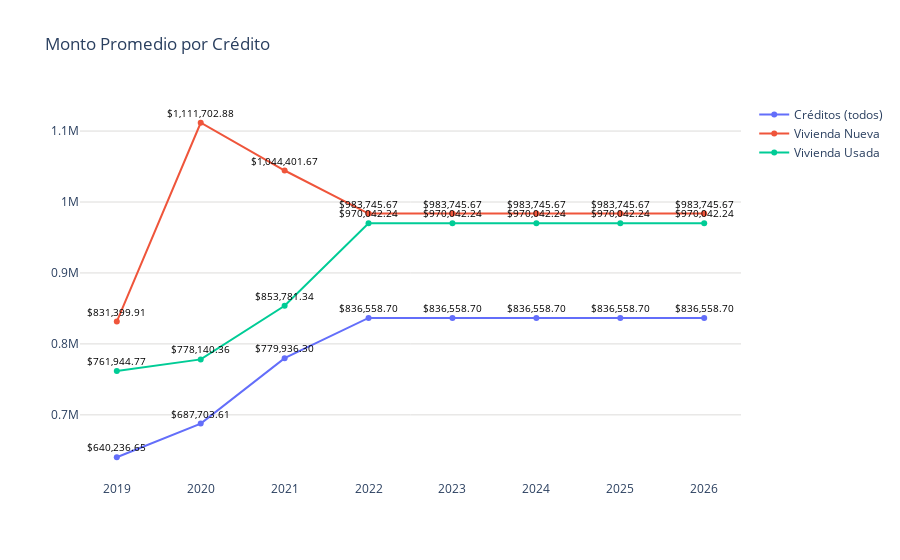

Write notebook code for a chart like this one.
### Code cell
import plotly.graph_objects as go
import os
import plotly.io as pio
import locale

# Configurar el locale para formatear los números como moneda
locale.setlocale(locale.LC_ALL, '')

# Datos
trimestres = nuevo_df_2['trimestres']
modalidades = nuevo_df_2['modalidades']
montos = nuevo_df_2['montos']

fig = go.Figure()

# Agregar líneas para cada modalidad
for modalidad in modalidades.unique():
    df_modalidad = nuevo_df_2[nuevo_df_2['modalidades'] == modalidad]
    fig.add_trace(go.Scatter(
        x=df_modalidad['trimestres'],
        y=df_modalidad['montos'],
        mode='markers+lines',
        name=modalidad
    ))

fig.update_layout(
    title='Monto Promedio por Crédito',
    yaxis=dict(gridcolor='#dddcda'),
    plot_bgcolor='rgba(0,0,0,0)',  # Color de fondo del gráfico
)

# Agregar etiquetas de texto a los puntos
for trace in fig.data:
    df_modalidad = nuevo_df_2[nuevo_df_2['modalidades'] == trace.name]
    for i, point in enumerate(trace.y):
        # Formatear el valor del monto como una cadena en formato de precio
        monto_formateado = locale.currency(df_modalidad.iloc[i]["montos"], grouping=True)
        fig.add_annotation(
            x=trace.x[i], 
            y=point, 
            text=f'{monto_formateado}', 
            showarrow=False,
            font=dict(color='black', size=10),
            yshift=10
        )


# Exportar gráfica como archivo HTML
def guardar_grafico_como_html(fig, nombre_archivo, carpeta='assets/graficas'):
    # Crear la carpeta si no existe
    if not os.path.exists(carpeta):
        os.makedirs(carpeta)
    # Guardar la gráfica como archivo HTML en la carpeta especificada
    pio.write_html(fig, os.path.join(carpeta, f'{nombre_archivo}.html'))

# Exportar
guardar_grafico_como_html(fig, 'g_scatt_forecast_creditgral_promedio_direct', carpeta='assets/graficas')
fig.show()

### Figure 1 — Plotly figure (JSON) as saved in the notebook; plotly's stock layout.template omitted (floating-point values rounded to 4 significant figures)
{"data": [{"mode": "markers+lines", "name": "Créditos (todos)", "type": "scatter", "x": [2019, 2020, 2021, 2022, 2023, 2024, 2025, 2026], "y": [640200.0, 687700.0, 779900.0, 836600.0, 836600.0, 836600.0, 836600.0, 836600.0]}, {"mode": "markers+lines", "name": "Vivienda Nueva", "type": "scatter", "x": [2019, 2020, 2021, 2022, 2023, 2024, 2025, 2026], "y": [831400.0, 1112000.0, 1044000.0, 983700.0, 983700.0, 983700.0, 983700.0, 983700.0]}, {"mode": "markers+lines", "name": "Vivienda Usada", "type": "scatter", "x": [2019, 2020, 2021, 2022, 2023, 2024, 2025, 2026], "y": [761900.0, 778100.0, 853800.0, 970000.0, 970000.0, 970000.0, 970000.0, 970000.0]}], "layout": {"annotations": [{"font": {"color": "black", "size": 10}, "showarrow": false, "text": "$640,236.65", "x": 2019, "y": 640200.0, "yshift": 10}, {"font": {"color": "black", "size": 10}, "showarrow": false, "text": "$687,703.61", "x": 2020, "y": 687700.0, "yshift": 10}, {"font": {"color": "black", "size": 10}, "showarrow": false, "text": "$779,936.30", "x": 2021, "y": 779900.0, "yshift": 10}, {"font": {"color": "black", "size": 10}, "showarrow": false, "text": "$836,558.70", "x": 2022, "y": 836600.0, "yshift": 10}, {"font": {"color": "black", "size": 10}, "showarrow": false, "text": "$836,558.70", "x": 2023, "y": 836600.0, "yshift": 10}, {"font": {"color": "black", "size": 10}, "showarrow": false, "text": "$836,558.70", "x": 2024, "y": 836600.0, "yshift": 10}, {"font": {"color": "black", "size": 10}, "showarrow": false, "text": "$836,558.70", "x": 2025, "y": 836600.0, "yshift": 10}, {"font": {"color": "black", "size": 10}, "showarrow": false, "text": "$836,558.70", "x": 2026, "y": 836600.0, "yshift": 10}, {"font": {"color": "black", "size": 10}, "showarrow": false, "text": "$831,399.91", "x": 2019, "y": 831400.0, "yshift": 10}, {"font": {"color": "black", "size": 10}, "showarrow": false, "text": "$1,111,702.88", "x": 2020, "y": 1112000.0, "yshift": 10}, {"font": {"color": "black", "size": 10}, "showarrow": false, "text": "$1,044,401.67", "x": 2021, "y": 1044000.0, "yshift": 10}, {"font": {"color": "black", "size": 10}, "showarrow": false, "text": "$983,745.67", "x": 2022, "y": 983700.0, "yshift": 10}, {"font": {"color": "black", "size": 10}, "showarrow": false, "text": "$983,745.67", "x": 2023, "y": 983700.0, "yshift": 10}, {"font": {"color": "black", "size": 10}, "showarrow": false, "text": "$983,745.67", "x": 2024, "y": 983700.0, "yshift": 10}, {"font": {"color": "black", "size": 10}, "showarrow": false, "text": "$983,745.67", "x": 2025, "y": 983700.0, "yshift": 10}, {"font": {"color": "black", "size": 10}, "showarrow": false, "text": "$983,745.67", "x": 2026, "y": 983700.0, "yshift": 10}, {"font": {"color": "black", "size": 10}, "showarrow": false, "text": "$761,944.77", "x": 2019, "y": 761900.0, "yshift": 10}, {"font": {"color": "black", "size": 10}, "showarrow": false, "text": "$778,140.36", "x": 2020, "y": 778100.0, "yshift": 10}, {"font": {"color": "black", "size": 10}, "showarrow": false, "text": "$853,781.34", "x": 2021, "y": 853800.0, "yshift": 10}, {"font": {"color": "black", "size": 10}, "showarrow": false, "text": "$970,042.24", "x": 2022, "y": 970000.0, "yshift": 10}, {"font": {"color": "black", "size": 10}, "showarrow": false, "text": "$970,042.24", "x": 2023, "y": 970000.0, "yshift": 10}, {"font": {"color": "black", "size": 10}, "showarrow": false, "text": "$970,042.24", "x": 2024, "y": 970000.0, "yshift": 10}, {"font": {"color": "black", "size": 10}, "showarrow": false, "text": "$970,042.24", "x": 2025, "y": 970000.0, "yshift": 10}, {"font": {"color": "black", "size": 10}, "showarrow": false, "text": "$970,042.24", "x": 2026, "y": 970000.0, "yshift": 10}], "plot_bgcolor": "rgba(0,0,0,0)", "title": {"text": "Monto Promedio por Crédito"}, "yaxis": {"gridcolor": "#dddcda"}}}
